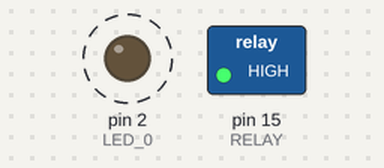
Recording of a sketch running on a simulated Arduino Uno, built with avr-gcc and run on an emulated ATmega328P. On the bench: switched loads named in the sketch (green lamp = pin HIGH), output pins drawn as LEDs (lit = HIGH). Dashed ring = blinking.

Above: at 0.5 s.
Timing chart, 0 to 4.6 s (numbered marks = the images above):
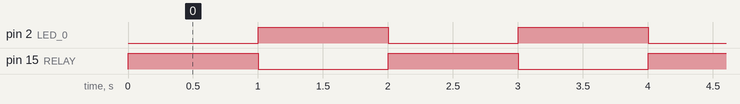

Measured:
- by itself, pin 2 (LED_0), pin 15 (RELAY): alternates HIGH for 1.0 s and LOW for 1.0 s

The sketch:

ESP8266WifiPlugBlink.ino
```cpp
#define LED_0 2
#define RELAY 15

void setup() {
  pinMode(LED_0, OUTPUT);
  pinMode(RELAY, OUTPUT);
}

void loop() {
  digitalWrite(LED_0, LOW); // ON
  digitalWrite(RELAY, HIGH);
  delay(1000);

  digitalWrite(LED_0, HIGH); // OFF
  digitalWrite(RELAY, LOW);
  delay(1000);
}
```
